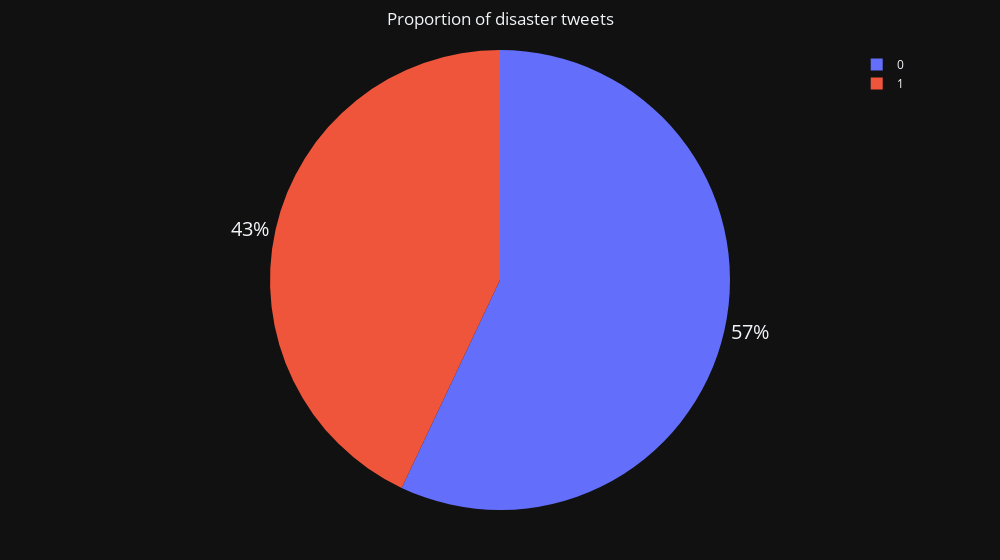

The notebook cell saved with this chart:
### Code cell
# Display disater tweet ratio in the train set
fig = px.pie(target_ratio,
             values='counts',
             names='target', 
             width= 1000,
             title='Proportion of disaster tweets'
             )
fig.update_traces(textposition = 'outside', textfont_size =20)             
fig.update_layout(title_x = 0.5, 
                  margin=dict(l=50,r=50,b=50,t=50,pad=4), 
                  template = 'plotly_dark'
                  )    
fig.show()

### Figure 1 — Plotly figure (JSON) as saved in the notebook; plotly's stock layout.template omitted (floating-point values rounded to 4 significant figures)
{"data": [{"domain": {"x": [0, 1], "y": [0, 1]}, "hovertemplate": "target=%{label}<br>counts=%{value}<extra></extra>", "labels": [0, 1], "legendgroup": "", "name": "", "showlegend": true, "textfont": {"size": 20}, "textposition": "outside", "type": "pie", "values": [57.03, 42.97]}], "layout": {"legend": {"tracegroupgap": 0}, "margin": {"b": 50, "l": 50, "pad": 4, "r": 50, "t": 50}, "title": {"text": "Proportion of disaster tweets", "x": 0.5}, "width": 1000}}
